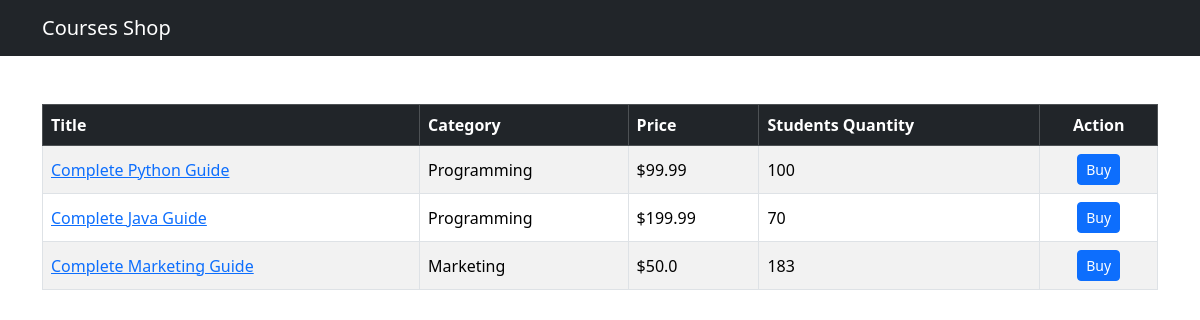
The app's page /shop/ with its own data.
### shop/models.py (models this page shows, shortened)
class Course(models.Model):
    title = models.CharField(max_length=300)
    price = models.FloatField()
    students_qty = models.IntegerField()
    reviews_qty = models.IntegerField()
    category = models.ForeignKey(Category, on_delete=models.CASCADE)
    created_at = models.DateTimeField(default=timezone.now)

class Category(models.Model):
    title = models.CharField(max_length=255)
    created_at = models.DateTimeField(default=timezone.now)
    def __str__(self):
        return self.title

### shop/views.py (the view)
# urls.py: path('', views.index, name='index'),
def index(request):
    courses = Course.objects.all()
    return render(request, 'shop/courses.html', {'courses': courses})

### templates/shop/courses.html (shortened to what this page needs)
{% extends "base.html" %}
{% block content %}
<div class="table-responsive">
    <table class="table mt-5 table-bordered table-striped table-hover align-middle">
        <thead class="table-dark">
            <tr>
                <th scope="col">Title</th>
                <th scope="col">Category</th>
                <th scope="col">Price</th>
                <th scope="col">Students Quantity</th>
                <th scope="col" class="text-center">Action</th>
            </tr>
        </thead>
        <tbody>
            {% for course in courses %}
            <tr>
                <td>
                    <a href={% url "shop:single_course" course.id %}>{{ course.title }}</a>
                </td>
                <td>{{ course.category }}</td>
                <td>${{ course.price }}</td>
                <td>{{ course.students_qty }}</td>
                <td class="text-center">
                    <button class="btn btn-primary btn-sm">Buy</button>
                </td>
            </tr>
            {% empty %}
            <tr>
                <td colspan="5" class="text-center text-muted">No courses available.</td>
            </tr>
            {% endfor %}
        </tbody>
    </table>
</div>
{% endblock %}

### records on screen
Course: title "Complete Python Guide", category "Programming", price "99.99", students_qty "100"
Course: title "Complete Java Guide", category "Programming", price "199.99", students_qty "70"
Course: title "Complete Marketing Guide", category "Marketing", price "50.0", students_qty "183"
